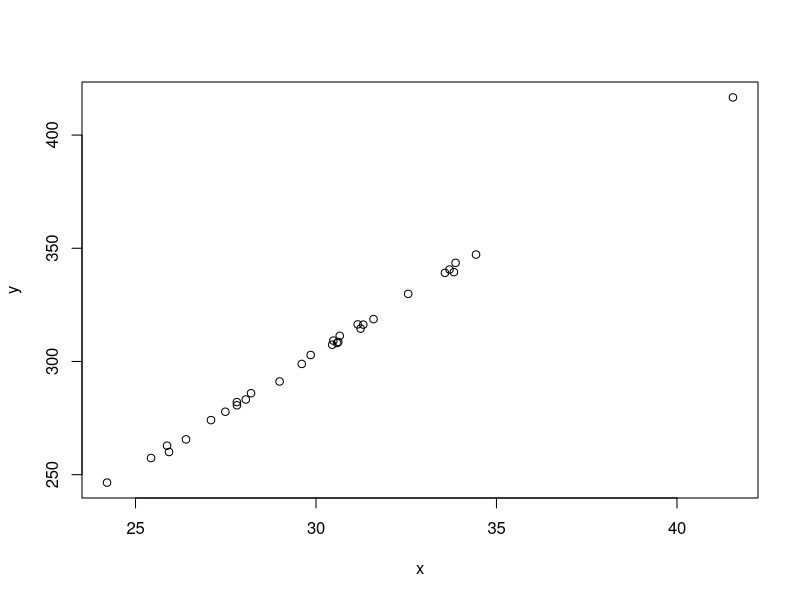
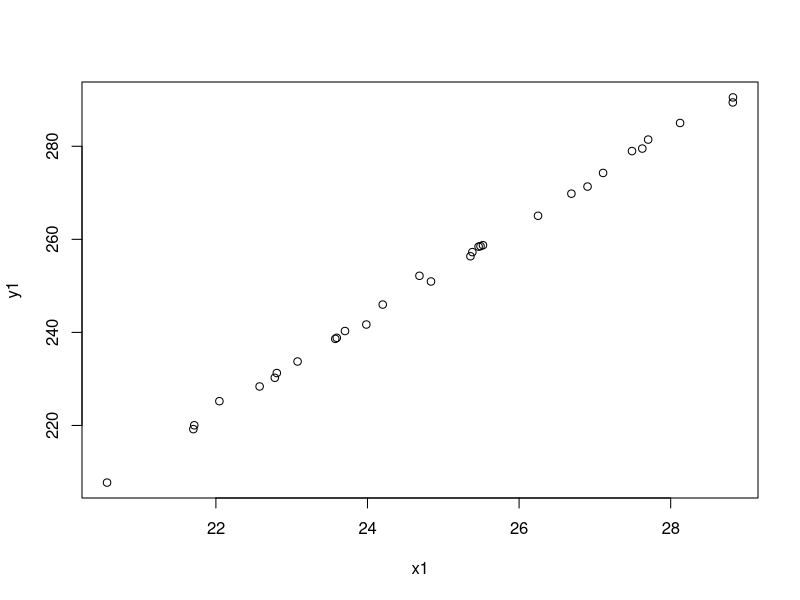
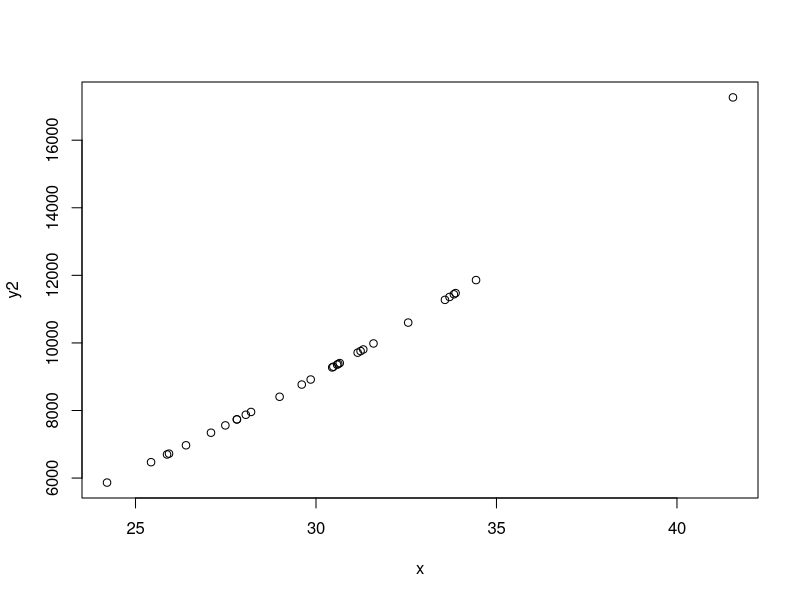
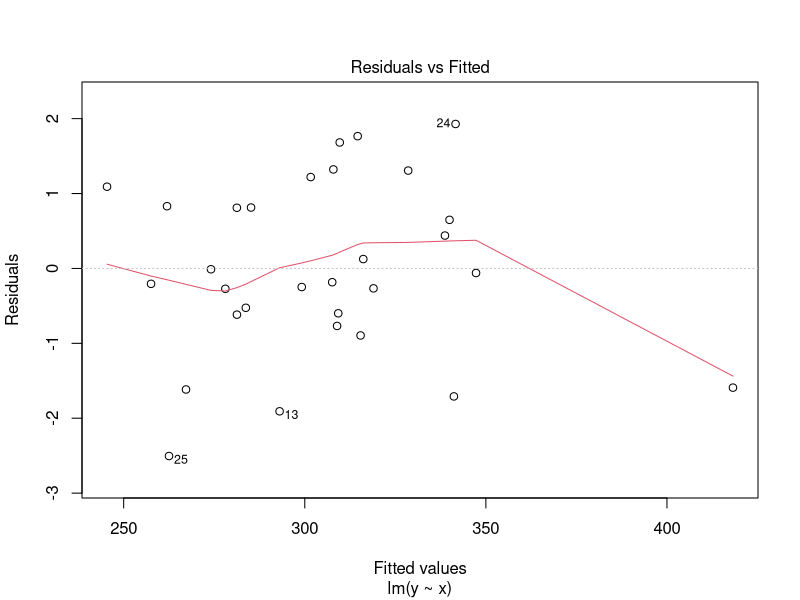
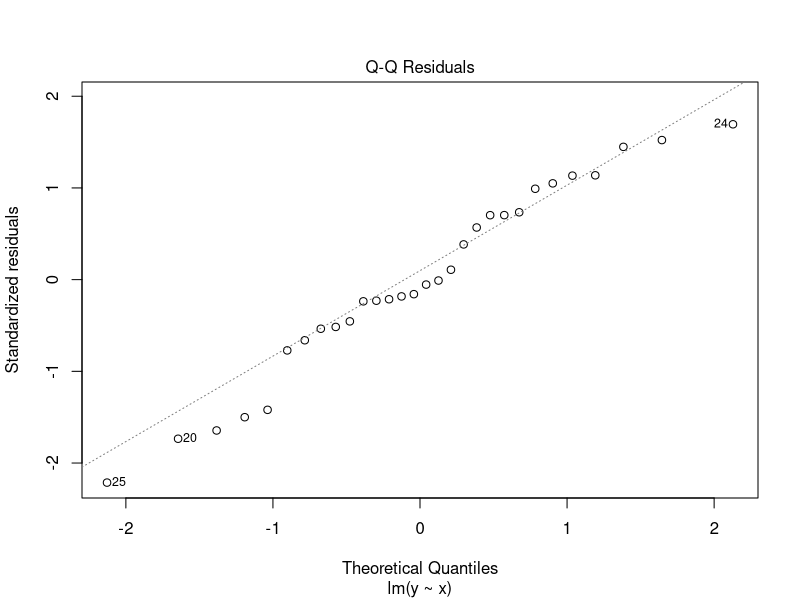
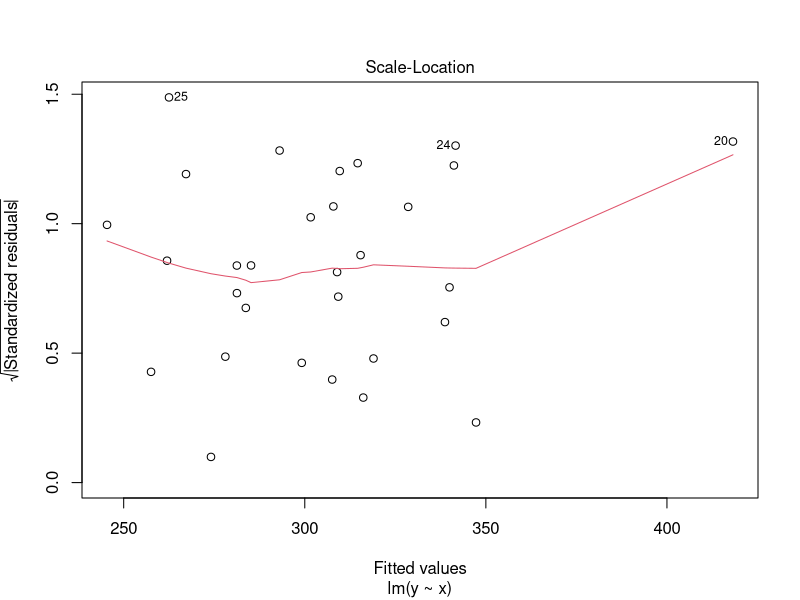
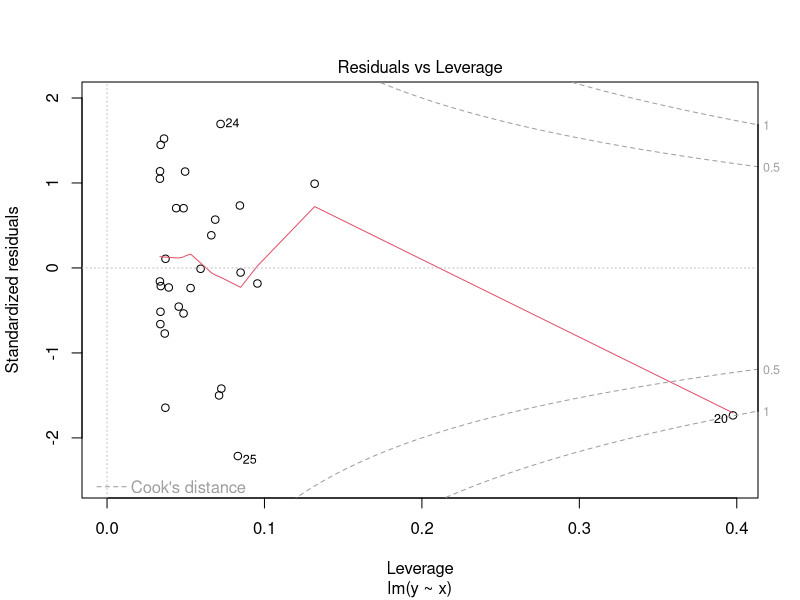
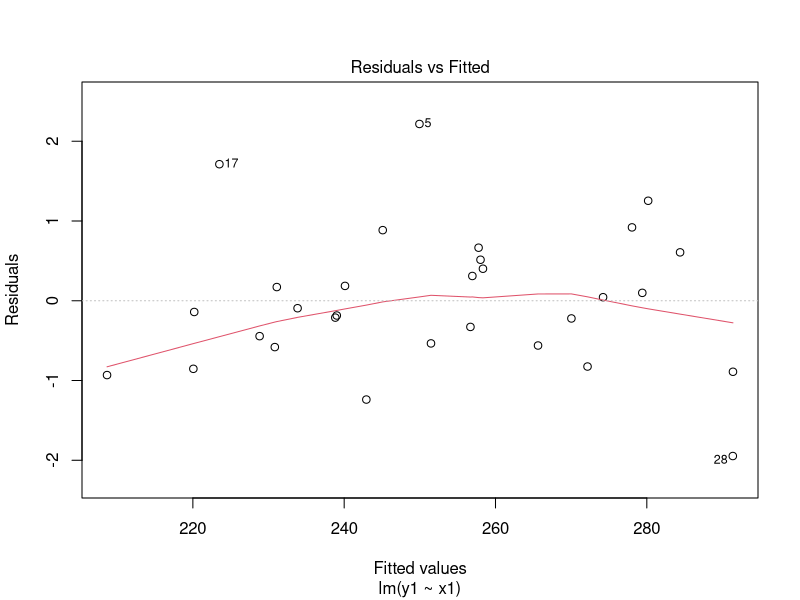

Write R code to recreate these figures, in order.
## ---- chunk 1
set.seed(100)
x<-c(rnorm(n = 30, 30, 5))
x
## ---- chunk 2
z<-c(rnorm(n = 30, 3, 1))
y<-c((10*x+z))
y
reg1 = lm(y~x)
## ---- chunk 3
reg1$coefficients[1]
reg1$coefficients[2]
## ---- chunk 4
predict(reg1,data.frame(x=32.8))
## ---- chunk 5
summary(reg1)
r1<-summary(reg1)$adj.r.squared
r1
## ---- chunk 6
cor(y,x)
cor.test(y,x)
## ---- chunk 7
set.seed(100)
x1<-runif(30, 20, 30)
x1
## ---- chunk 8
z1<-c(rnorm(n = 30, 3, 1))
y1<-c((10*x1+z1))
y1
## ---- chunk 9
reg2<-lm(y1~x1)
summary(reg2)
## ---- chunk 10
reg2$coefficients[1]
reg2$coefficients[2]
## ---- chunk 11
predict(reg2,data.frame(x1=32.8))
## ---- chunk 12
r2<-summary(reg2)$adj.r.squared
r2
## ---- chunk 13
cor(y1,x1)
cor.test(y1,x1)
## ---- chunk 14
y2<-(10*(x^2)+z)
y2
## ---- chunk 15
reg3<-lm(y2~x)
reg3
summary(reg3)
fitted(reg3)

## ---- chunk 16
reg3$coefficients[1]
reg3$coefficients[2]
## ---- chunk 17
predict(reg3,data.frame(x=32.8))
## ---- chunk 18
r3<-summary(reg3)$adj.r.squared
r3
## ---- chunk 19
cor(y2,x)
cor.test(y2,x)
## ---- chunk 20
Rsq<-c(r1,r2,r3)
Rsq
## ---- chunk 21
plot(y~x)
plot(y1~x1)
plot(y2~x)
## ---- chunk 22
plot(reg1)
## ---- chunk 23
plot(reg2)
## ---- chunk 24
plot(reg3)
## ---- chunk 25
reg4 <- lm( mtcars$mpg ~ mtcars$hp )
reg4

## ---- chunk 26
reg4$coefficients[1]
reg4$coefficients[2]
mtcars$hp*reg4$coefficients[2]+reg4$coefficients[1]
## ---- chunk 27
summary(reg4)$coef # lm coefficients)
confint(reg4, level = 0.95)
summary(reg4)
## ---- chunk 28
cor(mtcars$mpg,mtcars$hp)
## ---- chunk 29
cor.test(mtcars$mpg,mtcars$hp)
## ---- chunk 30
reg5 <- lm(mtcars$mpg~mtcars$wt + mtcars$hp)
p1<-summary(reg5)$adj.r.squared
reg6 <- lm(mtcars$mpg~mtcars$wt + mtcars$hp+mtcars$disp)
p2<-summary(reg6)$adj.r.squared
reg7 <- lm(mtcars$mpg~mtcars$wt + mtcars$hp+mtcars$disp+mtcars$drat)
p3<-summary(reg7)$adj.r.squared
reg8 <- lm(mtcars$mpg~mtcars$wt + mtcars$hp+mtcars$disp+mtcars$qsec)
p4<-summary(reg8)$adj.r.squared
reg9 <- lm(mtcars$mpg~mtcars$wt + mtcars$hp+mtcars$qsec+mtcars$drat)
p5<-summary(reg9)$adj.r.squared
z10<-c(p1,p2,p3,p4,p5)
z10
## ---- chunk 31
reg10 <- lm(mtcars$mpg~mtcars$wt + mtcars$hp+mtcars$cyl)
p6<-summary(reg10)$adj.r.squared
p6
summary(reg10)
